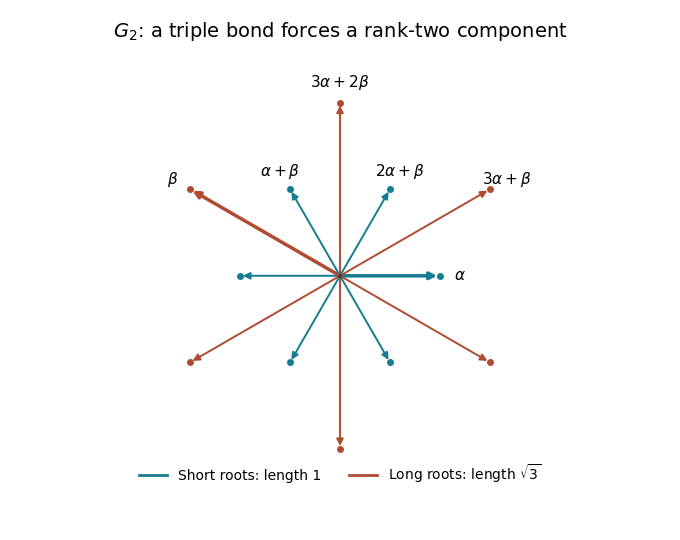

Write Python code to recreate this figure.
"""Draw the G2 roots; output paper-102-g2-roots.png in the working directory.

Tested with Python 3.14.4, matplotlib 3.10.7, and numpy 2.3.5.
"""
from pathlib import Path
import matplotlib
matplotlib.use('Agg')
import matplotlib.pyplot as plt
import numpy as np

alpha = np.array([1.0, 0.0])
beta = np.array([-1.5, np.sqrt(3) / 2])
positive = [(1, 0), (0, 1), (1, 1), (2, 1), (3, 1), (3, 2)]
labels = [r'$\alpha$', r'$\beta$', r'$\alpha+\beta$', r'$2\alpha+\beta$', r'$3\alpha+\beta$', r'$3\alpha+2\beta$']
fig, ax = plt.subplots(figsize=(6.8, 5.4), dpi=100, facecolor='white')
ax.set_facecolor('white')
for (m, n), label in zip(positive, labels):
    root = m * alpha + n * beta
    long = np.dot(root, root) > 2
    color = '#b04b32' if long else '#177c91'
    for sign in (1, -1):
        x, y = sign * root
        ax.annotate('', xy=(x, y), xytext=(0, 0), arrowprops={'arrowstyle': '-|>', 'color': color, 'lw': 2.5 if (m, n) in ((1, 0), (0, 1)) and sign == 1 else 1.4})
        ax.plot(x, y, 'o', color=color, ms=4)
    pos = root + 0.2 * root / np.linalg.norm(root)
    ax.text(*pos, label, ha='center', va='center', fontsize=11)
ax.plot(0, 0, 'o', color='#333333', ms=3)
ax.plot([], [], color='#177c91', lw=2, label='Short roots: length 1')
ax.plot([], [], color='#b04b32', lw=2, label=r'Long roots: length $\sqrt{3}$')
ax.set(xlim=(-2.25, 2.25), ylim=(-2.05, 2.22), aspect='equal')
ax.axis('off')
ax.set_title(r'$G_2$: a triple bond forces a rank-two component', fontsize=14, pad=12)
ax.legend(loc='lower center', bbox_to_anchor=(0.5, -0.04), ncol=2, frameon=False, fontsize=10)
fig.subplots_adjust(left=0.03, right=0.97, bottom=0.11, top=0.9)
fig.savefig(Path.cwd() / 'paper-102-g2-roots.png', dpi=100, facecolor='white', transparent=False)
plt.close(fig)
